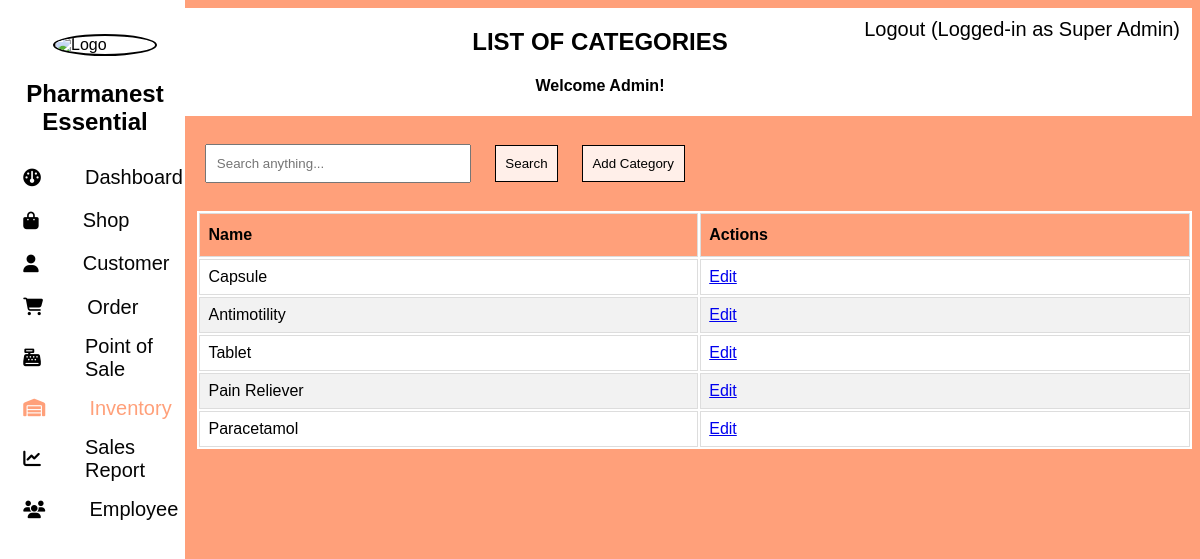
Page /admin/inventory/category/index.php (signed in) on the committed database.
### tables this page shows
CREATE TABLE `category` (
  `id` int(11) NOT NULL,
  `name` varchar(255) NOT NULL
);

### admin/inventory/category/index.php (the view, shortened to what this page needs)
<?php
    $base_url = $_SESSION["BASE_URL"];
?>
<!DOCTYPE html>
<html>
    <head>
        <link rel="stylesheet" href="https://cdnjs.cloudflare.com/ajax/libs/font-awesome/6.5.1/css/all.min.css">
        <link rel="stylesheet" type="text/css" href="<?php echo $base_url;?>assets/styles/bootstrap.css">
        <link rel="stylesheet" type="text/css" href="../../styles.css">
        <link rel="stylesheet" type="text/css" href="styles.css">
    </head>
    <body>
        <?php include '../../components/side_nav.php'; ?>
        <?php
            include '../../components/top_nav.php';
        ?>
        <?php
            include('../../../utils/connect.php');
            if (isset($_GET['query'])){
                $query = $_GET['query'];
                $sqlGetCategories = "SELECT id AS category_id, name AS category_name FROM category
                            WHERE name LIKE '%$query%'
                            ORDER BY id DESC";
            } else {
                $query = NULL;
                $sqlGetCategories = "SELECT id AS category_id, name AS category_name FROM category
                            ORDER BY id DESC";
            }
            $result = mysqli_query($conn,$sqlGetCategories);
        ?>
        <div class="search">
            <form method="GET" action="">
                <input type="text" value="<?php echo $query; ?>" name="query" placeholder="Search anything...">
                <button class="btns" type="submit">Search</button>
                <button type="button" class="btns" onclick="openModal('add')">Add Category</button>
            </form>
        </div>
        <div class="table">
            <table id="categoryTable">
                <thead>
                    <tr>
                        <th>Name</th>
                        <th>Actions</th>
                    </tr>
                </thead>
                <tbody>
                    <?php
                    while($data = mysqli_fetch_array($result)){
                    ?>
                    <tr>
                        <td><?php echo $data["category_name"];?></td>
                        <td>
                            <a href="#" onclick="<?php echo "openModal('edit', '".$data['category_id']."', '".$data['category_name']."')"; ?>">Edit</a>
                        </td>
                    </tr>
                    <?php
                    }
                    ?>
                </tbody>
            </table>
        </div>
    </body>
</html>

### admin/styles.css (style rules this page uses)
body { background-color: lightsalmon; }

### admin/inventory/category/styles.css (style rules this page uses)
.search { float: right; background-color: transparent; width: 82%; padding: 1rem; margin-top: 1%; }
input { padding: 1%; width: 25%; }
.table { background-color: white; width: 84%; float: right; font-family: Arial; border-collapse: collapse; overflow:auto; margin-top: 1%; }
.table td, .table th { border: 1px solid #ddd; padding: 8px; }
th { width: 10%; }
.table tr:nth-child(even) { background-color: #f2f2f2; }
.table th { padding-top: 12px; padding-bottom: 12px; text-align: left; background-color: lightsalmon; color: black; }
.btns { background-color: rgba(255, 255, 255, 0.836); padding: 1%; border: solid black 1px; }
button { background-color: lightsalmon; padding: 5%; margin-left: 2%; cursor: pointer; }

### rows in the picture
category: name "Capsule"
category: name "Antimotility"
category: name "Tablet"
category: name "Pain Reliever"
category: name "Paracetamol"

### other values in the picture
$_SESSION['user_role'] "Super Admin"
$current_page_title "LIST OF CATEGORIES"
$_SESSION['user_first_name'] "Admin"
